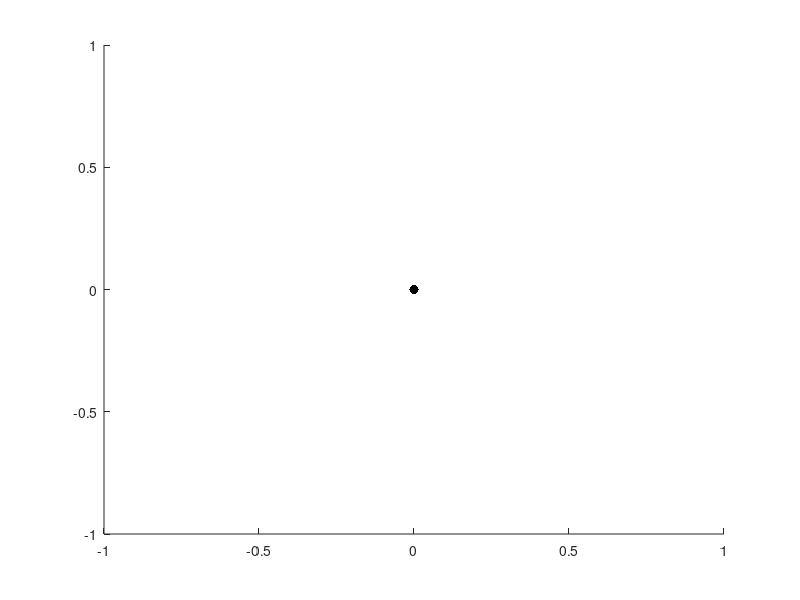

The MATLAB source for this figure: (Note: this script raises an error after producing the figure.)
function [handle] = init_figure_robot()


    %% All elements are on the same figure
    hold on;


    %% Robot joints

    handle.joint.neck   = plot(0,0,'k.', 'MarkerSize',20);
    handle.joint.hip    = plot(0,0,'k.', 'MarkerSize',20);
    handle.joint.knee   = plot(0,0,'k.', 'MarkerSize',20);
    handle.joint.ankle  = plot(0,0,'k.', 'MarkerSize',20);
    handle.joint.toes   = plot(0,0,'k.', 'MarkerSize',20);


    %% Segments
    handle.segment.trunk   = line ([0,0], [0,0], 'LineWidth', 3, 'Color', 'k');
    handle.segment.thigh   = line ([0,0], [0,0], 'LineWidth', 3, 'Color', 'k');
    handle.segment.shang   = line ([0,0], [0,0], 'LineWidth', 3, 'Color', 'k');
    handle.segment.foot    = line ([0,0], [0,0], 'LineWidth', 3, 'Color', 'k');


    %% Motors
    handle.motor.hip           = line ([0,0], [0,0], 'LineWidth', 5, 'Color', [1,0,0,0.2], 'Marker', '.');
    handle.motor.knee          = line ([0,0], [0,0], 'LineWidth', 5, 'Color', [0,1,0,0.2], 'Marker', '.');
    handle.motor.ankle         = line ([0,0], [0,0], 'LineWidth', 5, 'Color', [0,0,1,0.2], 'Marker', '.');
    handle.motor.hip_knee      = line ([0,0], [0,0], 'LineWidth', 5, 'Color', [0,1,1,0.2], 'Marker', '.');
    handle.motor.knee_ankle    = line ([0,0], [0,0], 'LineWidth', 5, 'Color', [1,0.5,0,0.2], 'Marker', '.');

    %% Unit vectors
    handle.motor.unitVectors.hip        = line ([0,0], [0,0], 'LineWidth', 1, 'Color', [0,0,0,0.2], 'Marker', '.');
    handle.motor.unitVectors.knee       = line ([0,0], [0,0], 'LineWidth', 1, 'Color', [0,0,0,0.2], 'Marker', '.');
    handle.motor.unitVectors.ankle      = line ([0,0], [0,0], 'LineWidth', 1, 'Color', [0,0,0,0.2], 'Marker', '.');
    handle.motor.unitVectors.hip_knee   = line ([0,0], [0,0], 'LineWidth', 1, 'Color', [0,0,0,0.2], 'Marker', '.');
    handle.motor.unitVectors.knee_ankle = line ([0,0], [0,0], 'LineWidth', 1, 'Color', [0,0,0,0.2], 'Marker', '.');
    
    %% Lever vectors
    handle.motor.leverVectors.hip        = line ([0,0], [0,0], 'LineWidth', 1, 'Color', [1,0,0,1], 'Marker', '.');
    handle.motor.leverVectors.knee       = line ([0,0], [0,0], 'LineWidth', 1, 'Color', [0,1,0,1], 'Marker', '.');
    handle.motor.leverVectors.ankle      = line ([0,0], [0,0], 'LineWidth', 1, 'Color', [0,0,1,1], 'Marker', '.');
    handle.motor.leverVectors.hip_knee.hip   = line ([0,0], [0,0], 'LineWidth', 1, 'Color', [0,1,1,1], 'Marker', '.');
    handle.motor.leverVectors.hip_knee.knee  = line ([0,0], [0,0], 'LineWidth', 3, 'Color', [0,1,1,1], 'Marker', '.');
    handle.motor.leverVectors.knee_ankle.knee = line ([0,0], [0,0], 'LineWidth', 1, 'Color', [1,0.5,0,1], 'Marker', '.');
    handle.motor.leverVectors.knee_ankle.ankle  = line ([0,0], [0,0], 'LineWidth', 3, 'Color', [1,0.5,0,1], 'Marker', '.');
    
    % %% Torques
    %
    %     handle.torque.Left.Knee     = plot(0,0,'ro', 'MarkerSize',0.1);
    %     handle.torque.Right.Knee    = plot(0,0,'bo', 'MarkerSize',0.1);
    %     handle.torque.Left.Ankle    = plot(0,0,'ro', 'MarkerSize',0.1);
    %     handle.torque.Right.Ankle   = plot(0,0,'bo', 'MarkerSize',0.1);
    %     handle.torque.Left.Foot     = plot(0,0,'ro', 'MarkerSize',0.1);
    %     handle.torque.Right.Foot    = plot(0,0,'bo', 'MarkerSize',0.1);

    axis square equal;
    grid on;
    axis([-1000, 1000, -1000, 600]);
    set(gca,'XAxisLocation','bottom','YAxisLocation','left');
    xlabel ('X');
    ylabel ('Y');

end

